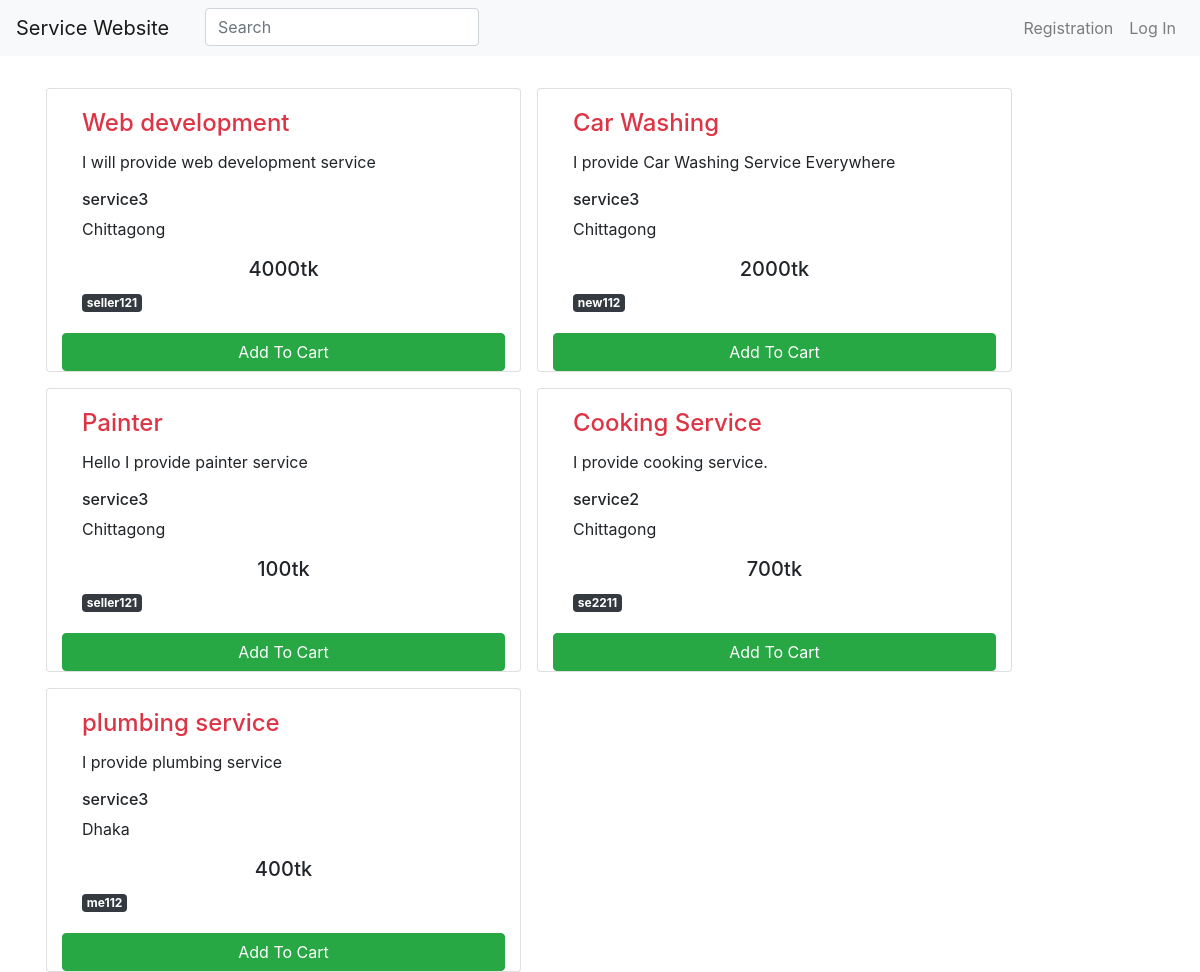
Screenshot of /account/ with the database file from the repository.
### service/models.py (models this page shows)
class Sheba(models.Model):
    user = models.ForeignKey(User,on_delete=models.CASCADE)
    servicecategory =(
        ('service1','service1'),
        ('service2','service2'),
        ('service3','service3'),
        ('service4','service4'),
    )
    servicelocation=(
        ('Dhaka','Dhaka'),
        ('Chittagong','Chattagram')
    )
    servicetitle = models.CharField(max_length=100)
    servicedetails = models.CharField(max_length=100)
    servicecategory = models.CharField(max_length=100,choices=servicecategory,default='service1')
    serviceprice = models.IntegerField(max_length=100)
    servicelocation = models.CharField(max_length=10,choices=servicelocation,default='Dhaka')

### account/models.py (models this page shows)
class User(AbstractUser):
    is_admin = models.BooleanField('Is admin', default=False)
    is_buyer= models.BooleanField('Is buyer', default=False)
    is_seller =models.BooleanField('Is seller', default=False)

### account/views.py (the view)
# urls.py: path('', views.home, name='home'),
def home(request):
    context={}
    context["servicedataset"] = Sheba.objects.all()
    return render(request,'Homepage.html',context)

### templates/Homepage.html (shortened to what this page needs)
<!doctype html>
<html lang="en">
  <head>
    <link rel="stylesheet" href="https://cdn.jsdelivr.net/npm/bootstrap@4.6.2/dist/css/bootstrap.min.css">
  </head>
  <body>
      <div class="row bg-light">
        <div class="col-md-2">
            <nav class="navbar navbar-light ">
                <a class="navbar-brand" href="#">Service Website</a>
              </nav>
        </div>
        <div class="col-md-3 mt-2">
              <form class="form-inline">
                <input class="form-control mr-sm-2 filter" onkeyup="searchService()" type="Search.." placeholder="Search" aria-label="Search" id="filter">
              </form>
        </div>
        <div class="col-md-4 pt-3">
        </div>
        <div class="col-md-3 ">
          <nav class="navbar navbar-expand-lg navbar-light bg-light">
            <div class="collapse navbar-collapse" id="navbarNavDropdown">
              <ul class="navbar-nav ml-auto">
                <li class="nav-item">
                  <a class="nav-link" href="{% url 'register' %}">Registration</a>
                </li>
                <li class="nav-item">
                  <a class="nav-link" href="{% url 'login_view' %}">Log In</a>
                </li>
              </ul>
            </div>
          </nav>
        </div>
    </div>
      <div class="container">
        <div class="row pt-3" id="service-list">
          {% for data in servicedataset %}
                  <div class="card col-sm-5 mt-3 ml-3">
                          <div class="card-body" >
                          <h4 class="card-title text-danger"> {{ data.servicetitle }}</h4>
                          <p class="card-text">{{data.servicedetails}}</p>
                            <h6>{{data.servicecategory}}</h6>
                            <h7>{{data.servicelocation}}</h7>
                            <h5 class="text-center pt-3">{{data.serviceprice}}tk</h5>
                              <span class="badge  badge-dark">{{data.user}}</span>
                          </div>
                       <a href="{% url 'login_view' %}"class="btn btn-success"> Add To Cart</a>
                      </div>
          {% endfor %}
      </div>
    </div>
  </body>
</html>

### rows the page displays
Sheba: servicetitle "Web development", servicedetails "I will provide web development service", servicecategory "service3", servicelocation "Chittagong", serviceprice "4000", user "seller121"
Sheba: servicetitle "Car Washing", servicedetails "I provide Car Washing Service Everywhere", servicecategory "service3", servicelocation "Chittagong", serviceprice "2000", user "new112"
Sheba: servicetitle "Painter", servicedetails "Hello I provide painter service", servicecategory "service3", servicelocation "Chittagong", serviceprice "100", user "seller121"
Sheba: servicetitle "Cooking Service", servicedetails "I provide cooking service.", servicecategory "service2", servicelocation "Chittagong", serviceprice "700", user "se2211"
Sheba: servicetitle "plumbing service", servicedetails "I provide plumbing service", servicecategory "service3", servicelocation "Dhaka", serviceprice "400", user "me112"
